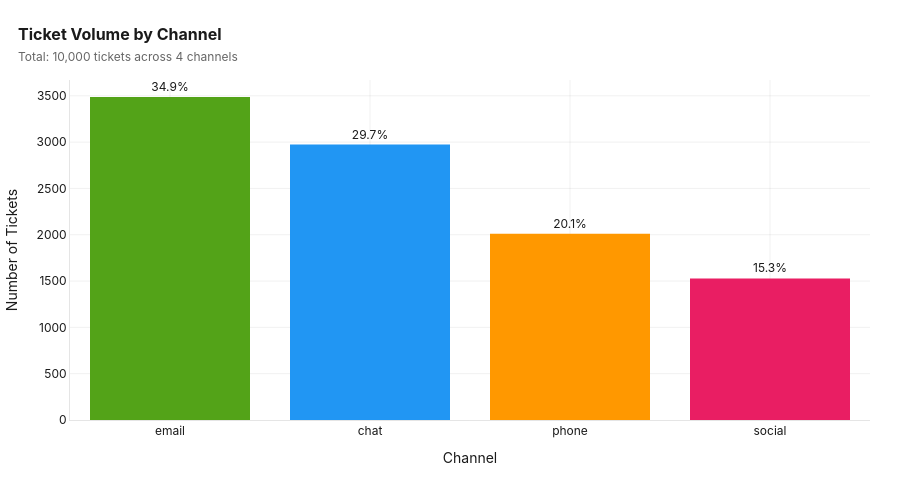
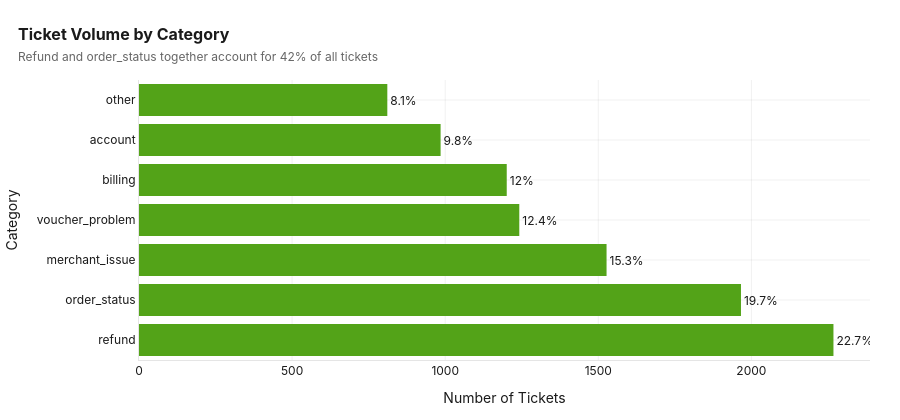

The code cell stored with these charts, in order, in its notebook:
### Markdown cell above
## 6. Volume Analysis — Channel, Category, Priority, Market, Team

Understanding *where* tickets come from and *how* they are distributed is the foundation for any routing or capacity optimization. We analyze volume by every major dimension and look for concentration patterns that suggest optimization opportunities.

### Code cell
# Volume by channel
channel_vol = df["channel"].value_counts().reset_index()
channel_vol.columns = ["Channel", "Count"]
channel_vol["Pct"] = (channel_vol["Count"] / len(df) * 100).round(1)

fig = px.bar(channel_vol, x="Channel", y="Count", text="Pct",
             color="Channel", color_discrete_map=CHANNEL_COLORS,
             title="Ticket Volume by Channel")
fig.update_traces(texttemplate="%{text}%", textposition="outside",
                  marker_line_width=0)
style_fig(fig, "Ticket Volume by Channel",
          f"Total: {len(df):,} tickets across 4 channels",
          yaxis_title="Number of Tickets", showlegend=False)
fig.show()

# Volume by category
cat_vol = df["category"].value_counts().reset_index()
cat_vol.columns = ["Category", "Count"]
cat_vol["Pct"] = (cat_vol["Count"] / len(df) * 100).round(1)

fig2 = px.bar(cat_vol, x="Count", y="Category", text="Pct", orientation="h",
              color_discrete_sequence=[GROUPON_GREEN])
fig2.update_traces(texttemplate="%{text}%", textposition="outside",
                   marker_line_width=0)
style_fig(fig2, "Ticket Volume by Category",
          "Refund and order_status together account for 42% of all tickets",
          xaxis_title="Number of Tickets", height=420)
fig2.show()

### Figure 1 — Plotly figure (JSON) as saved in the notebook; plotly's stock layout.template omitted (floating-point values rounded to 4 significant figures)
{"data": [{"hovertemplate": "Channel=%{x}<br>Count=%{y}<br>Pct=%{text}<extra></extra>", "legendgroup": "email", "marker": {"color": "#53A318", "line": {"width": 0}, "pattern": {"shape": ""}}, "name": "email", "orientation": "v", "showlegend": true, "text": [34.9], "textposition": "outside", "texttemplate": "%{text}%", "type": "bar", "x": ["email"], "xaxis": "x", "y": [3487], "yaxis": "y"}, {"hovertemplate": "Channel=%{x}<br>Count=%{y}<br>Pct=%{text}<extra></extra>", "legendgroup": "chat", "marker": {"color": "#2196F3", "line": {"width": 0}, "pattern": {"shape": ""}}, "name": "chat", "orientation": "v", "showlegend": true, "text": [29.7], "textposition": "outside", "texttemplate": "%{text}%", "type": "bar", "x": ["chat"], "xaxis": "x", "y": [2974], "yaxis": "y"}, {"hovertemplate": "Channel=%{x}<br>Count=%{y}<br>Pct=%{text}<extra></extra>", "legendgroup": "phone", "marker": {"color": "#FF9800", "line": {"width": 0}, "pattern": {"shape": ""}}, "name": "phone", "orientation": "v", "showlegend": true, "text": [20.1], "textposition": "outside", "texttemplate": "%{text}%", "type": "bar", "x": ["phone"], "xaxis": "x", "y": [2011], "yaxis": "y"}, {"hovertemplate": "Channel=%{x}<br>Count=%{y}<br>Pct=%{text}<extra></extra>", "legendgroup": "social", "marker": {"color": "#E91E63", "line": {"width": 0}, "pattern": {"shape": ""}}, "name": "social", "orientation": "v", "showlegend": true, "text": [15.3], "textposition": "outside", "texttemplate": "%{text}%", "type": "bar", "x": ["social"], "xaxis": "x", "y": [1528], "yaxis": "y"}], "layout": {"barmode": "relative", "font": {"color": "#1A1A1A", "family": "Inter, Arial, sans-serif", "size": 12}, "height": 480, "hoverlabel": {"bgcolor": "white", "font": {"family": "Inter, Arial, sans-serif", "size": 12}}, "legend": {"title": {"text": "Channel"}, "tracegroupgap": 0}, "margin": {"b": 60, "l": 60, "r": 30, "t": 80}, "paper_bgcolor": "white", "plot_bgcolor": "white", "showlegend": false, "title": {"font": {"family": "Inter, Arial, sans-serif", "size": 16}, "text": "<b>Ticket Volume by Channel</b><br><span style='font-size:12px;color:#666'>Total: 10,000 tickets across 4 channels</span>", "x": 0.02}, "xaxis": {"anchor": "y", "categoryarray": ["email", "chat", "phone", "social"], "categoryorder": "array", "domain": [0, 1], "gridcolor": "rgba(0,0,0,0.06)", "gridwidth": 1, "linecolor": "rgba(0,0,0,0.1)", "showgrid": true, "title": {"text": "Channel"}, "zeroline": false}, "yaxis": {"anchor": "x", "domain": [0, 1], "gridcolor": "rgba(0,0,0,0.06)", "gridwidth": 1, "linecolor": "rgba(0,0,0,0.1)", "showgrid": true, "title": {"text": "Number of Tickets"}, "zeroline": false}}}

### Figure 2 — Plotly figure (JSON) as saved in the notebook; plotly's stock layout.template omitted (floating-point values rounded to 4 significant figures)
{"data": [{"hovertemplate": "Count=%{x}<br>Category=%{y}<br>Pct=%{text}<extra></extra>", "legendgroup": "", "marker": {"color": "#53A318", "line": {"width": 0}, "pattern": {"shape": ""}}, "name": "", "orientation": "h", "showlegend": false, "text": [22.7, 19.7, 15.3, 12.4, 12.0, 9.8, 8.1], "textposition": "outside", "texttemplate": "%{text}%", "type": "bar", "x": [2268, 1966, 1527, 1242, 1201, 985, 811], "xaxis": "x", "y": ["refund", "order_status", "merchant_issue", "voucher_problem", "billing", "account", "other"], "yaxis": "y"}], "layout": {"barmode": "relative", "font": {"color": "#1A1A1A", "family": "Inter, Arial, sans-serif", "size": 12}, "height": 420, "hoverlabel": {"bgcolor": "white", "font": {"family": "Inter, Arial, sans-serif", "size": 12}}, "legend": {"tracegroupgap": 0}, "margin": {"b": 60, "l": 60, "r": 30, "t": 80}, "paper_bgcolor": "white", "plot_bgcolor": "white", "title": {"font": {"family": "Inter, Arial, sans-serif", "size": 16}, "text": "<b>Ticket Volume by Category</b><br><span style='font-size:12px;color:#666'>Refund and order_status together account for 42% of all tickets</span>", "x": 0.02}, "xaxis": {"anchor": "y", "domain": [0, 1], "gridcolor": "rgba(0,0,0,0.06)", "gridwidth": 1, "linecolor": "rgba(0,0,0,0.1)", "showgrid": true, "title": {"text": "Number of Tickets"}, "zeroline": false}, "yaxis": {"anchor": "x", "domain": [0, 1], "gridcolor": "rgba(0,0,0,0.06)", "gridwidth": 1, "linecolor": "rgba(0,0,0,0.1)", "showgrid": true, "title": {"text": "Category"}, "zeroline": false}}}
